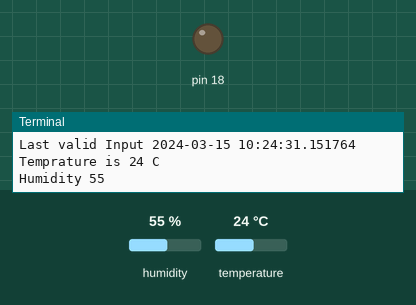
Recording of a program running on a simulated Raspberry Pi (header pin numbers). Shown: output pins drawn as LEDs (lit = HIGH), the last lines printed to the terminal. The inputs (shaded band) are chosen by the test bench; at power-on: temperature 24 °C, humidity 55 %. The clock reads 2024-03-15 10:24:30 at power-on unless the program sets it.

Above: at 1.2 s.
1.3 s: temperature set to 27 °C
3.4 s: temperature set to 30 °C
At 5.5 s:
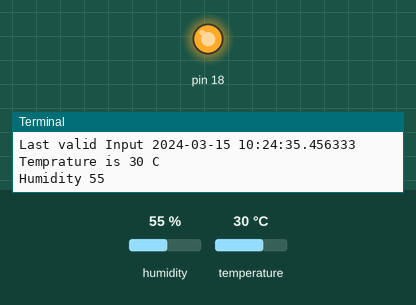
5.8 s: temperature set to 12 °C
At 7.7 s:
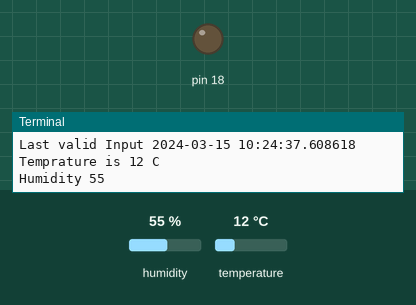
8.0 s: temperature set to 33 °C
At 8.9 s:
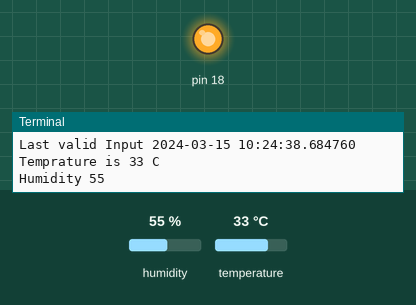
Timing chart, 0 to 11.0 s (numbered marks = the images above; inputs shaded):
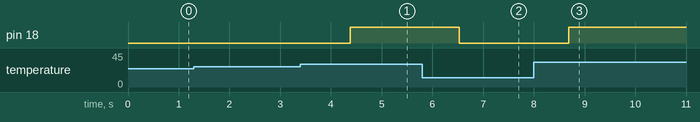

Measured:
- the behaviour switches between 28 and 29 °C on temperature (found by bisection; images 0 and 1)
- after the input at 3.4 s, pin 18: LOW → HIGH after 0.98 s
- after the input at 5.8 s, pin 18: HIGH → LOW after 0.73 s
- after the input at 8.0 s, pin 18: LOW → HIGH after 0.69 s

The program:

temperature.py
```python
import RPi.GPIO as GPIO
from time import sleep
import datetime
import dht11
import time

GPIO.setwarnings(False)
GPIO.setmode(GPIO.BOARD)


GPIO.setup(33,GPIO.IN)
GPIO.setup(18,GPIO.OUT,INITIAL=GPIO.LOW)

instance = dht11.DHT11(pin=5)

while(True):

	Results= instance.read()
	if Results.is_valid():
		GPIO.output(18,False)
		print('Last valid Input '+ str(datetime.datetime.now()))
		print('Temprature is %d C ' %Results.temperature)
		print('Humidity %d '%Results.humidity)

		if Results.temperature>=29:
			GPIO.output(18,True)

	time.sleep(1)
```
